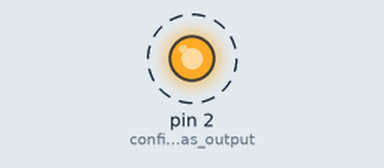
This sketch was run on a simulated Arduino Uno, built with avr-gcc and run on an emulated ATmega328P. On the bench: output pins drawn as LEDs (lit = HIGH). Dashed ring = blinking.

Above: at 0.12 s.
Timing chart, 0 to 3.0 s (numbered marks = the images above):
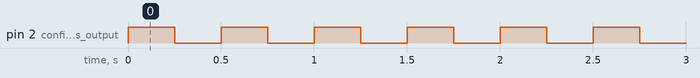

The sketch:

blinkAnLED.ino
```cpp
void setup() {
  // put your setup code here, to run once:
  pinMode(2, OUTPUT);  // configure pin 2 as output
}

void loop() {
  // put your main code here, to run repeatedly:
  digitalWrite(2, HIGH);   // PULL PIN 2 HIGH
  delay(250);       // wait for a quarter of second
  digitalWrite(2, LOW);    // Pull Pin 2 LOW
  delay(250);       // wait for a quarter of second
}
```

Measured:
- by itself, pin 2 (configure_pin_2_as_output): alternates HIGH for 0.25 s and LOW for 0.25 s
